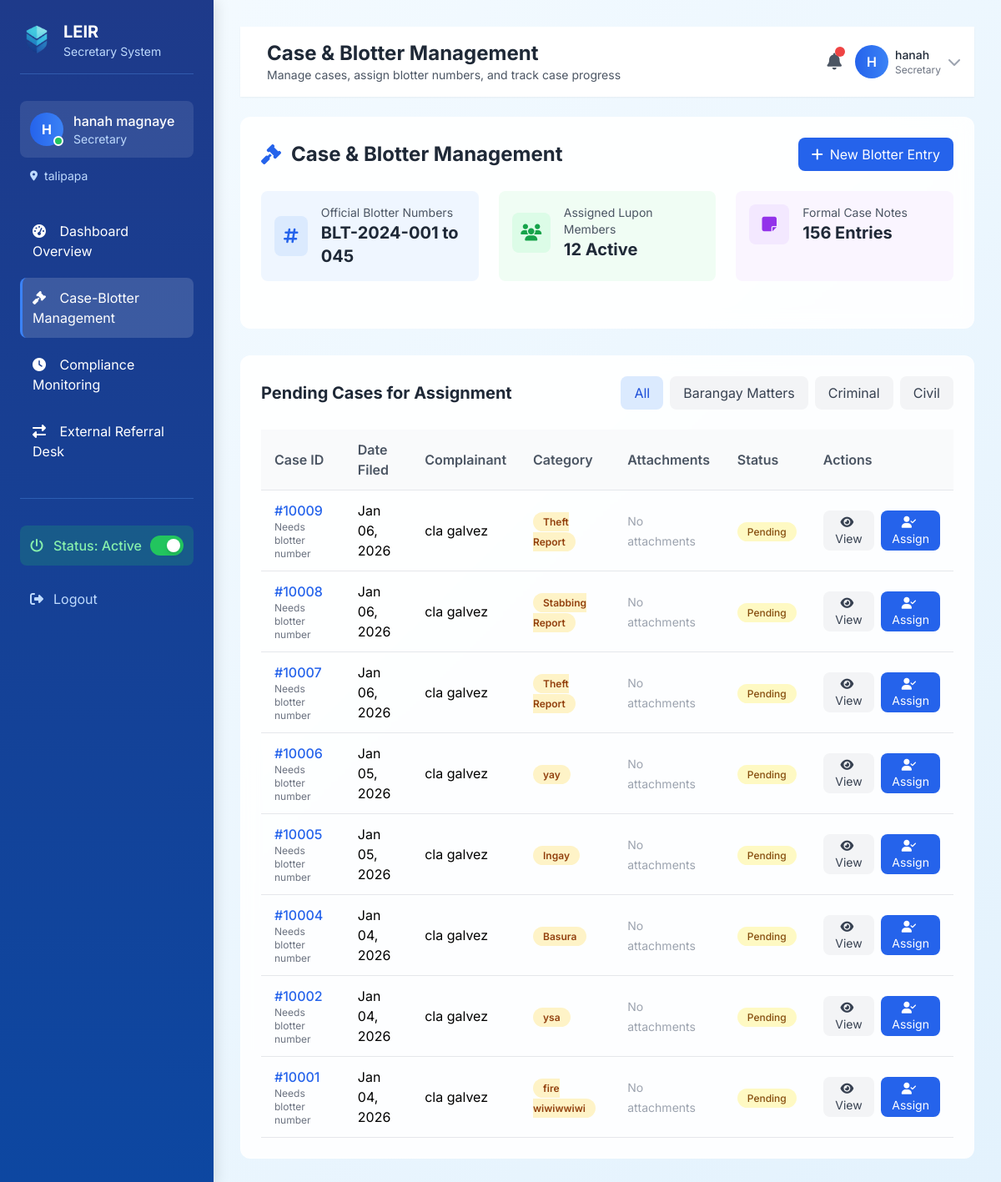
Screenshot of /sec/secretary_dashboard.php?module=case (signed in) with the database file from the repository.
### tables this page shows
CREATE TABLE `users` (
  `id` int(11) NOT NULL,
  `first_name` varchar(50) NOT NULL,
  `middle_name` varchar(50) DEFAULT NULL,
  `last_name` varchar(50) NOT NULL,
  `suffix` varchar(10) DEFAULT NULL,
  `sex` enum('Male','Female','Other') NOT NULL,
  `birthday` date NOT NULL,
  `age` int(11) DEFAULT NULL,
  `permanent_address` text NOT NULL,
  `contact_number` varchar(20) NOT NULL,
  `emergency_contact` varchar(100) DEFAULT NULL,
  `emergency_number` varchar(20) DEFAULT NULL,
  `id_verification_path` varchar(255) DEFAULT NULL,
  `email` varchar(100) NOT NULL,
  `username` varchar(50) NOT NULL,
  `password` varchar(255) NOT NULL,
  `user_type` enum('citizen','barangay_member') DEFAULT 'citizen',
  `role` varchar(50) DEFAULT NULL,
  `position_id` int(11) DEFAULT NULL,
  `date_appointed` date DEFAULT NULL,
  `term_end` date DEFAULT NULL,
  `office_hours` varchar(100) DEFAULT NULL,
  `barangay` varchar(100) DEFAULT NULL,
  `status` enum('active','inactive','pending','rejected') DEFAULT 'pending',
  `is_active` tinyint(1) DEFAULT 1,
  `created_at` timestamp NOT NULL DEFAULT current_timestamp(),
  `updated_at` timestamp NOT NULL DEFAULT current_timestamp() ON UPDATE current_timestamp(),
  `last_login` timestamp NULL DEFAULT NULL,
  `pin_code` varchar(10) DEFAULT NULL,
  `master_code` varchar(10) DEFAULT NULL,
  `is_master_code_used` tinyint(1) DEFAULT 0,
  `master_code_used_at` timestamp NULL DEFAULT NULL,
  `reset_token` varchar(255) DEFAULT NULL,
  `reset_token_expiry` timestamp NULL DEFAULT NULL,
  `is_online` tinyint(1) DEFAULT 1,
  `profile_picture` varchar(255) DEFAULT NULL,
  `notification_token` varchar(255) DEFAULT NULL,
  `wants_notifications` tinyint(1) DEFAULT 1
);

CREATE TABLE `reports` (
  `id` int(11) NOT NULL,
  `report_number` varchar(50) NOT NULL,
  `user_id` int(11) NOT NULL,
  `report_type_id` int(11) NOT NULL,
  `title` varchar(255) NOT NULL,
  `description` text NOT NULL,
  `location` text NOT NULL,
  `incident_date` datetime NOT NULL,
  `report_date` datetime NOT NULL DEFAULT current_timestamp(),
  `involved_persons` text DEFAULT NULL,
  `witnesses` text DEFAULT NULL,
  `category` enum('incident','complaint','blotter') DEFAULT 'incident',
  `evidence_files` text DEFAULT NULL,
  `status` enum('pending','assigned','investigating','resolved','referred','closed') DEFAULT 'pending',
  `priority` enum('low','medium','high','critical') DEFAULT 'medium',
  `assigned_to` int(11) DEFAULT NULL,
  `resolution` text DEFAULT NULL,
  `resolution_date` datetime DEFAULT NULL,
  `referred_to` varchar(100) DEFAULT NULL,
  `pin_code` varchar(4) DEFAULT NULL,
  `created_at` timestamp NOT NULL DEFAULT current_timestamp(),
  `updated_at` timestamp NOT NULL DEFAULT current_timestamp() ON UPDATE current_timestamp(),
  `submitted_by` int(11) DEFAULT NULL,
  `barangay` varchar(100) DEFAULT NULL,
  `latitude` decimal(10,8) DEFAULT NULL,
  `longitude` decimal(11,8) DEFAULT NULL,
  `is_anonymous` tinyint(1) DEFAULT 0,
  `allow_public` tinyint(1) DEFAULT 0,
  `escalation_level` int(11) DEFAULT 0
);

### sec/modules/case.php (the view, shortened to what the rows shown need)
<div class="space-y-8">
    <div class="glass-card rounded-xl p-6">
        <div class="flex justify-between items-center mb-6">
            <h2 class="text-2xl font-bold text-gray-800 flex items-center">
                <i class="fas fa-gavel mr-3 text-blue-600"></i>
                Case & Blotter Management
            </h2>
        </div>
    </div>
    <div class="glass-card rounded-xl p-6">
        <div class="overflow-x-auto">
            <table class="w-full case-table">
                <thead>
                    <tr class="bg-gray-50">
                        <th class="py-3 px-4 text-left text-gray-600 font-semibold">Case ID</th>
                        <th class="py-3 px-4 text-left text-gray-600 font-semibold">Date Filed</th>
                        <th class="py-3 px-4 text-left text-gray-600 font-semibold">Complainant</th>
                        <th class="py-3 px-4 text-left text-gray-600 font-semibold">Category</th>
                        <th class="py-3 px-4 text-left text-gray-600 font-semibold">Attachments</th>
                        <th class="py-3 px-4 text-left text-gray-600 font-semibold">Status</th>
                        <th class="py-3 px-4 text-left text-gray-600 font-semibold">Actions</th>
                    </tr>
                </thead>
                <tbody>
                    <?php
                    try {
                        $cases_query = "SELECT r.*,
                                       u.first_name,
                                       u.last_name,
                                       u.contact_number,
                                       u.email,
                                       (SELECT COUNT(*) FROM report_attachments WHERE report_id = r.id) as attachment_count
                                       FROM reports r
                                       LEFT JOIN users u ON r.user_id = u.id
                                       WHERE r.status = 'pending'
                                       ORDER BY r.created_at DESC
                                       LIMIT 10";
                        $cases_stmt = $conn->prepare($cases_query);
                        $cases_stmt->execute();
                        $pending_cases = $cases_stmt->fetchAll(PDO::FETCH_ASSOC);
                        if (count($pending_cases) > 0) {
                            foreach ($pending_cases as $case) {
                                $case_id = $case['id'];
                                $complaint_date = date('M d, Y', strtotime($case['created_at']));
                                $complainant_name = htmlspecialchars($case['first_name'] . ' ' . $case['last_name']);
                                $category = htmlspecialchars($case['title']);
                                $attachment_count = $case['attachment_count'] ?? 0;
                                echo '<tr data-case-id="' . $case_id . '">';
                                echo '<td class="py-3 px-4">';
                                echo '<span class="font-medium text-blue-600">#' . $case_id . '</span>';
                                echo '<p class="text-xs text-gray-500">Needs blotter number</p>';
                                echo '</td>';
                                echo '<td class="py-3 px-4">' . $complaint_date . '</td>';
                                echo '<td class="py-3 px-4">' . $complainant_name . '</td>';
                                echo '<td class="py-3 px-4">';
                                echo '<span class="badge badge-pending">' . $category . '</span>';
                                echo '</td>';
                                echo '<td class="py-3 px-4">';
                                if ($attachment_count > 0) {
                                    echo '<div class="flex items-center">';
                                    echo '<span class="mr-2 text-sm text-gray-600">' . $attachment_count . ' file(s)</span>';
                                    echo '<button onclick="viewAttachments(' . $case_id . ')" class="text-blue-600 hover:text-blue-800" title="View attachments">';
                                    echo '<i class="fas fa-paperclip"></i>';
                                    echo '</button>';
                                    echo '</div>';
                                } else {
                                    echo '<span class="text-gray-400 text-sm">No attachments</span>';
                                }
                                echo '</td>';
                                echo '<td class="py-3 px-4">';
                                echo '<span class="px-3 py-1 bg-yellow-100 text-yellow-800 rounded-full text-xs font-medium">Pending</span>';
                                echo '</td>';
                                echo '<td class="py-3 px-4">';
                                echo '<div class="flex space-x-2">';
                                echo '<button onclick="viewCaseDetails(' . $case_id . ')" class="px-3 py-1 bg-gray-100 text-gray-700 rounded-lg text-sm hover:bg-gray-200" title="View full report">';
                                echo '<i class="fas fa-eye mr-1"></i> View';
                                echo '</button>';
                                echo '<button onclick="openAssignmentModal(' . $case_id . ')" class="px-3 py-1 bg-blue-600 text-white rounded-lg text-sm hover:bg-blue-700" title="Assign to Lupon member">';
                                echo '<i class="fas fa-user-check mr-1"></i> Assign';
                                echo '</button>';
                                echo '</div>';
                                echo '</td>';
                                echo '</tr>';
                            }
                        } else {
                            echo '<tr><td colspan="7" class="py-8 text-center text-gray-500">No pending cases found.</td></tr>';
                        }
                    } catch (PDOException $e) {
                        echo '<tr><td colspan="7" class="py-8 text-center text-red-500">Error loading cases: ' . $e->getMessage() . '</td></tr>';
                    }
                    ?>
                </tbody>
            </table>
        </div>
    </div>
</div>

### sec/secretary_dashboard.php (shortened to what the rows shown need)
<?php
$user_id = $_SESSION['user_id'];
try {
    $conn = getDbConnection();
} catch(PDOException $e) {
    die("Database connection failed: " . $e->getMessage());
}
$module = isset($_GET['module']) ? $_GET['module'] : 'dashboard';
$user_query = "SELECT u.*,
                      IFNULL(u.barangay, 'Not specified') as barangay_display,
                      u.permanent_address as user_address,
                      u.profile_picture,
                      u.is_active
               FROM users u
               WHERE u.id = :id";
$user_stmt = $conn->prepare($user_query);
$user_stmt->bindParam(':id', $user_id);
$user_stmt->execute();
$user_data = $user_stmt->fetch(PDO::FETCH_ASSOC);
if ($user_data) {
    $user_address = $user_data['user_address'];
} else {
    $is_active = 1;
    $user_address = '';
    $profile_picture = '';
}
function getModuleTitle($module) {
    $titles = [
        'dashboard' => 'Dashboard Overview',
        'case' => 'Case & Blotter Management',
        'compliance' => 'Compliance Monitoring',
        'referral' => 'External Referral Desk',
        'profile' => 'Profile Account'
    ];
    return $titles[$module] ?? 'Dashboard';
}
?>
<!DOCTYPE html>
<html lang="en">
<head>
    <script src="https://cdn.tailwindcss.com"></script>
    <link rel="stylesheet" href="https://cdnjs.cloudflare.com/ajax/libs/font-awesome/6.4.0/css/all.min.css">
</head>
<body class="min-h-screen">
    <div class="sidebar w-64 min-h-screen fixed left-0 top-0 z-40 hidden md:block">
        <div class="p-6">
            <div class="flex items-center space-x-3 mb-8 pb-4 border-b border-blue-400/30">
                <div>
                    <h1 class="text-xl font-bold text-white">LEIR</h1>
                </div>
            </div>
            <div class="mb-8">
                <div class="mt-3 ml-3">
                    <p class="text-sm text-blue-200 flex items-center">
                        <i class="fas fa-map-marker-alt mr-2 text-xs"></i>
                        <span class="truncate"><?php echo htmlspecialchars($user_address ?? 'Barangay Office'); ?></span>
                    </p>
                </div>
            </div>
        </div>
    </div>
    <div class="main-content md:ml-64 flex-1 p-4 sm:p-6 lg:p-8">
        <header class="bg-white shadow-sm sticky top-0 z-30 mb-6">
            <div class="px-4 py-4">
                <div class="flex justify-between items-center">
                    <div class="flex items-center space-x-4">
                        <div>
                            <h1 class="text-2xl font-bold text-gray-800">
                                <?php echo getModuleTitle($module); ?>
                            </h1>
                        </div>
                    </div>
                </div>
            </div>
        </header>
        <?php
        $module_file = "modules/{$module}.php";
        if (file_exists($module_file)) {
            include $module_file;
        } else {
            echo "<div class='bg-white rounded-xl p-6'>";
            echo "<h2 class='text-xl font-bold text-gray-800 mb-4'>Module Not Found</h2>";
            echo "<p class='text-gray-600'>The requested module is not available.</p>";
            echo "</div>";
        }
        ?>
    </div>
</body>
</html>

### rows the page displays
users: permanent_address "talipapa"
reports: id "10009", created_at "Jan 06, 2026", user.last_name "cla galvez", title "Theft Report"
reports: id "10008", created_at "Jan 06, 2026", user.last_name "cla galvez", title "Stabbing Report"
reports: id "10007", created_at "Jan 06, 2026", user.last_name "cla galvez", title "Theft Report"
reports: id "10006", created_at "Jan 05, 2026", user.last_name "cla galvez", title "yay"
reports: id "10005", created_at "Jan 05, 2026", user.last_name "cla galvez", title "Ingay"
reports: id "10004", created_at "Jan 04, 2026", user.last_name "cla galvez", title "Basura"
reports: id "10002", created_at "Jan 04, 2026", user.last_name "cla galvez", title "ysa"
reports: id "10001", created_at "Jan 04, 2026", user.last_name "cla galvez", title "fire wiwiwwiwi"

### other values shown
substr($_SESSION['first_name'], 0, 1) "H"
$user_name "hanah magnaye"
getModuleTitle($module) "Case & Blotter Management"
getModuleSubtitle($module) "Manage cases, assign blotter numbers, and track case progress"
$_SESSION['first_name'] "hanah"
